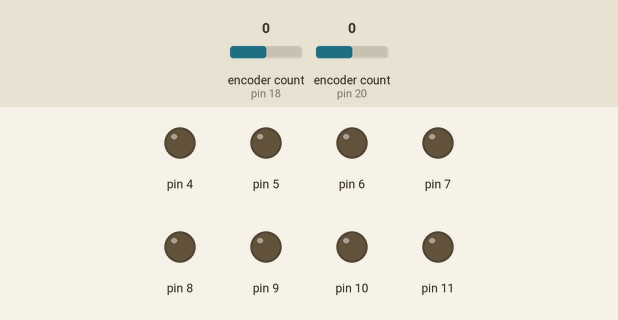
This sketch was run on a simulated Arduino Uno, built with avr-gcc and run on an emulated ATmega328P. Parts: output pins drawn as LEDs (lit = HIGH). Inputs (shaded band) come from the test bench; at power-on: encoder count (sensors on pin 18, pin 20) 0.

Above: at 1.4 s.
1.5 s: encoder count (sensor on pin 18) set to 1
At 4.1 s:
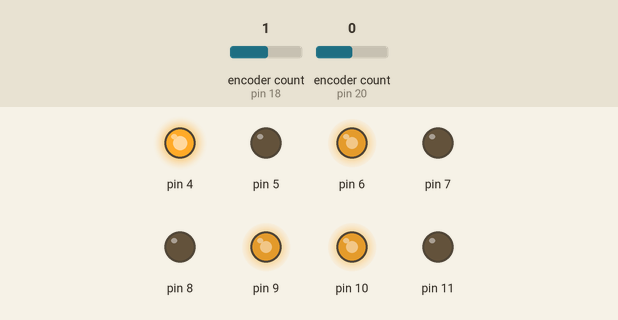
4.5 s: encoder count (sensor on pin 20) set to -1
At 6.3 s:
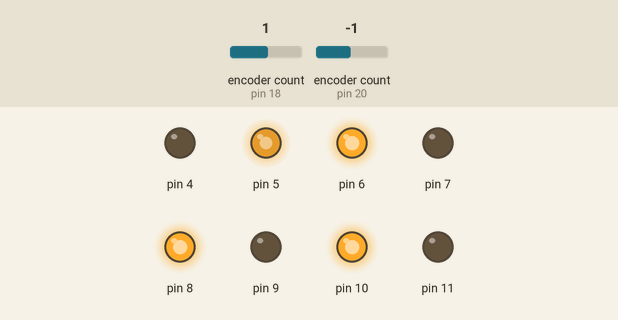
7.5 s: encoder count (sensor on pin 18) set to 0
At 9.8 s:
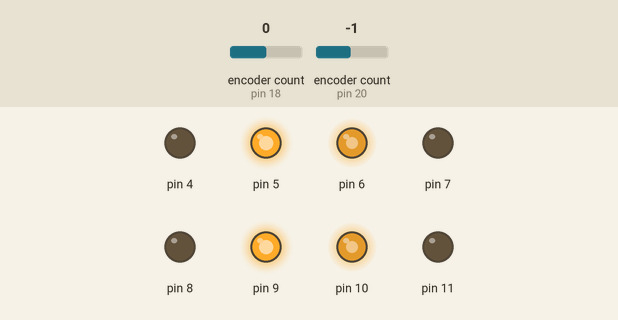
10.5 s: encoder count (sensor on pin 20) set to 0
At 13.2 s:
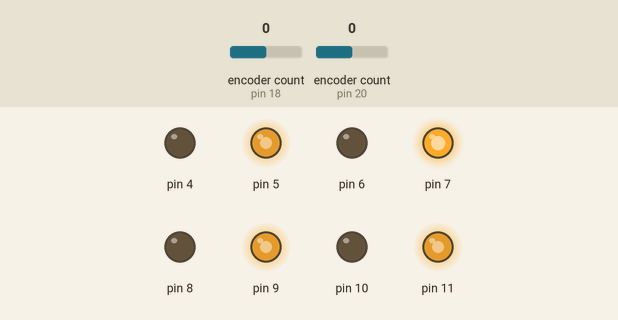
13.5 s: encoder count (sensor on pin 18) set to -1
At 15.6 s:
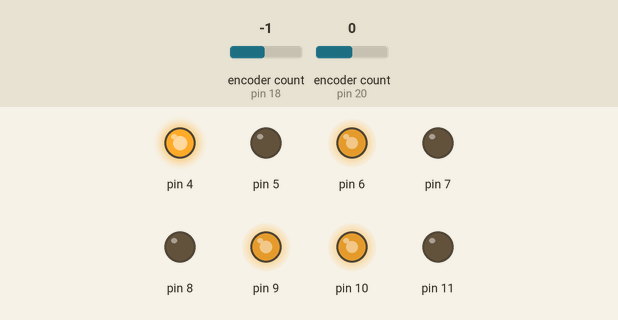
16.5 s: encoder count (sensor on pin 20) set to 4
Timing chart, 0 to 37.5 s (numbered marks = the images above; inputs shaded):
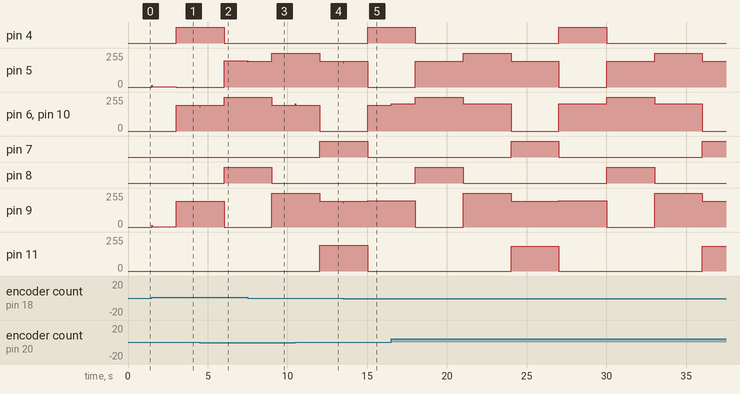

The sketch:

mecanum_v02.ino
```cpp
#include <Encoder.h>
#include <PID_v1.h>


class MechanumServo {
  private:
    int motor_a_pin;
    int motor_b_pin;
    int slave_a_pin;
    int slave_b_pin;
    int encoder_a_pin;
    int encoder_b_pin;
    double encoder_value;
    double previous_encoder_value;
    double target_position;
    double slave_target_direction;
    double velocity;
    double target_velocity;
    double output_position_delta, output_position_magnitude;
    double output_velocity_delta;
    bool encoder_changed;
    PID position_pid;
    PID velocity_pid;
    Encoder encoder;

  public:
    MechanumServo(unsigned int _motor_a_pin, unsigned int _motor_b_pin,
                  unsigned int _slave_a_pin, unsigned int _slave_b_pin,
                  unsigned int _encoder_a_pin, unsigned int _encoder_b_pin):
      position_pid(&encoder_value, &output_position_delta, &target_position, 0.65, 0.0, 0.05, DIRECT),
      velocity_pid(&velocity, &output_velocity_delta, &target_velocity, 4, 0.0, 0.0, DIRECT),
      encoder(_encoder_a_pin, _encoder_b_pin)
    {
      motor_a_pin = _motor_a_pin;
      motor_b_pin = _motor_b_pin;
      slave_a_pin = _slave_a_pin;
      slave_b_pin = _slave_b_pin;
      encoder_a_pin = _encoder_a_pin;
      encoder_b_pin = _encoder_b_pin;
    }
    int get_pos(){
      return encoder_value;
    }
    bool is_moving(){
      return encoder_changed;
    }

    void init_pids(int _interval)
    {
      if(0){
        int result_a  = digitalPinToInterrupt(encoder_a_pin);
        int result_b  = digitalPinToInterrupt(encoder_b_pin);

        if(result_a != encoder_a_pin){
            Serial.print(encoder_a_pin);
            Serial.print(" cannot be used for interrupt! (");
            Serial.print(result_a);
            Serial.println(")");
        }
        if(result_b != encoder_b_pin){
            Serial.print(encoder_b_pin);
            Serial.print(" cannot be used for interrupt! (");
            Serial.print(result_b);
            Serial.println(")");
        }
      }
      position_pid.SetMode(AUTOMATIC);
      position_pid.SetOutputLimits(-255, 255);
      position_pid.SetSampleTime(_interval);

      velocity_pid.SetMode(AUTOMATIC);
      velocity_pid.SetOutputLimits(-255, 255);
      velocity_pid.SetSampleTime(_interval);

      pinMode(motor_a_pin, OUTPUT);
      pinMode(motor_b_pin, OUTPUT);
      digitalWrite(motor_a_pin, LOW);
      digitalWrite(motor_b_pin, LOW);

      pinMode(slave_a_pin, OUTPUT);
      pinMode(slave_b_pin, OUTPUT);
      digitalWrite(slave_a_pin, LOW);
      digitalWrite(slave_b_pin, LOW);
    }
    void init_targets(double init_targ_pos, double slave_targ_dir, double init_targ_vel)
    {
       target_position = init_targ_pos;
       slave_target_direction = slave_targ_dir;
       target_velocity = init_targ_vel;
    }
    void dump()
    {
      Serial.print("Encoder:");
      Serial.print(encoder_value);
      Serial.print(",");
      Serial.print("Target:");
      Serial.print(target_position);
      Serial.print(",");
      Serial.print("Delta:");
      Serial.print(output_position_delta);
    }
    void set_to_off(){
      digitalWrite(motor_a_pin, LOW);
      digitalWrite(motor_b_pin, LOW);
    }

    void cycle()
    {
      encoder_changed = false;
      encoder_value = encoder.read();
      velocity = abs(encoder_value - previous_encoder_value);
      position_pid.Compute();
      velocity_pid.Compute();
      output_position_magnitude = abs(output_position_delta);
      output_position_magnitude = constrain(output_position_magnitude,0,abs(output_velocity_delta));
      if(output_position_delta > 0){
          digitalWrite(motor_a_pin, LOW);
          analogWrite(motor_b_pin, output_position_magnitude);
      } else if(output_position_delta < 0){
          analogWrite(motor_a_pin, output_position_magnitude);
          digitalWrite(motor_b_pin, LOW);
      }
      if(slave_target_direction > 0){
          digitalWrite(slave_a_pin, LOW);
          analogWrite(slave_b_pin, output_position_magnitude);
      } else if(slave_target_direction < 0){
          analogWrite(slave_a_pin, output_position_magnitude);
          digitalWrite(slave_b_pin, LOW);
      }
      if(previous_encoder_value != encoder_value){
        encoder_changed = true;
      }
      previous_encoder_value = encoder_value;
    }
};
class HBridge {
  public:
    HBridge(unsigned int _pin_a, unsigned int _pin_b){
      pin_a = _pin_a;
      pin_b = pin_b;
    }

    void init(){
      pinMode(pin_a, OUTPUT);
      pinMode(pin_b, OUTPUT);
      digitalWrite(pin_a, LOW);
      digitalWrite(pin_b, LOW);
    }

    void set(int velocity) {
        if(velocity > 0){
          analogWrite(pin_a, constrain(abs(velocity), 0, 255));
          digitalWrite(pin_b, LOW);
        } else if(velocity < 0){
          digitalWrite(pin_a, LOW);
          analogWrite(pin_b, constrain(abs(velocity), 0, 255));
        } else{
          digitalWrite(pin_a, LOW);
          digitalWrite(pin_b, LOW);
        }
    }
  private:
    unsigned int pin_a;
    unsigned int pin_b;
};


MechanumServo front(5, 4, 8, 9, 18, 2);
MechanumServo rear(6, 7, 10, 11, 20, 21);


double lf[4] = { 1, -1,  -3,  -1};
double lr[4] = {-1,  -3,  -1,  1};
double rf[4] = { 1, -1,  1,  1};
double rr[4] = {-1, -1, -1,  1};
int index = 0;
int travel_distance = 300;
int travel_time = 3;

int interval = 20;
int timing = 10;
int speed = 255;
long position;
int prev_code;
int test;
unsigned long previousMillis;
unsigned long longMillis;

void setup() {
  Serial.begin(9600);
  delay(100);
  front.init_pids(interval);
  rear.init_pids(interval);


  front.init_targets(0.01, 0.01, 64);
  rear.init_targets(0.01, 0.01, 64);

  delay(100);
}


void loop() {
  unsigned long currentMillis = millis();
  if (currentMillis - previousMillis >= interval) {
    previousMillis = currentMillis;

    front.cycle();
    rear.cycle();

    if (currentMillis - longMillis >= (travel_time * 1000)) {
      if(1){

      }
      front.init_targets(lf[index] * travel_distance, rf[index], 64);
      rear.init_targets(lr[index] * travel_distance, rr[index], 64);
      longMillis = currentMillis;
      index++;
      if(index >= 4){
        index = 0;
      }
    }
  }
}
```

Measured:
- after the input at 1.5 s, pin 5: 0/255 → 2/255 at once, → 0/255 1.5 s later; pin 9: 0/255 → 2/255 at once, → 192/255 1.5 s later
- after the input at 4.5 s, pin 6, pin 10: 195/255 → 192/255 at once, → 255/255 1.5 s later
- after the input at 7.5 s, pin 5: 197/255 → 195/255 at once, → 255/255 1.5 s later
- after the input at 10.5 s, pin 6, pin 10: 192/255 → 195/255 at once, → 0/255 1.5 s later
- after the input at 13.5 s, pin 5: 195/255 → 192/255 at once, → 0/255 1.5 s later; pin 9: 195/255 → 192/255 at once, → 197/255 1.5 s later
- by itself, pin 8: alternates HIGH for 3.0 s and LOW for 9.0 s
